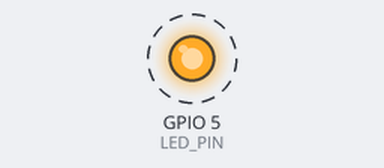
Bench run of a program on a simulated Raspberry Pi (BCM pin numbers). On the bench: output pins drawn as LEDs (lit = HIGH). Dashed ring = blinking.

Above: at 0.2 s.
Timing chart, 0 to 3.0 s (numbered marks = the images above):
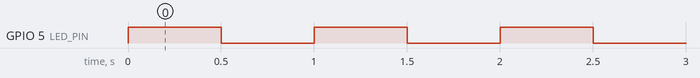

Measured:
- by itself, GPIO 5 (LED_PIN): alternates HIGH for 0.50 s and LOW for 0.50 s

The program:

blink.py
```python
import RPi.GPIO as GPIO
from time import sleep

GPIO.setwarnings(True)
GPIO.setmode(GPIO.BCM)

LED_PIN = 5
GPIO.setup(LED_PIN, GPIO.OUT)

try:
    while True:
        GPIO.output(LED_PIN, GPIO.HIGH)
        sleep(0.5)
        GPIO.output(LED_PIN, GPIO.LOW)
        sleep(0.5)
except KeyboardInterrupt:
    GPIO.cleanup()
```
